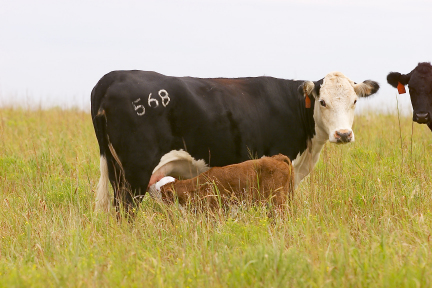
%> input picture CS435/Project1_skeleton/cow.jpg, 432 x 288 px
$ octave --eval "result = iscissor(imread('cow.jpg'));"   (GNU Octave 9; MATLAB toolbox functions it lacks are replaced by stand-ins)
%> lines starting %> are read from the running program, lines starting %| are printed output that depends on the picture
### CS435/Project1_skeleton/compute_cost.m
%%
%% compute_cost.m
%%
%% Computational Photography Assignment 1
%%
%% John Novatnack
%% jmn27@cs.drexel.edu
%%
%% Adapted from previous skeleton code by:
%%
%% 	Konstantinos Bitsakos
%% 	Department of Computer Science
%% 	University of Maryland, College Park
%% 	kbits@cs.umd.edu
%%
%% Further reference on Intelligent Scissors:
%%	"Intelligent Scissors for Image Composition", E. Mortensen and W. Barret
%%	SIGGRAPH 1995.
%%
%%
%% Given a NxM image computes a NxMx8 matrix containing the cost of each of the
%% 8 links at each pixel.
%%
%% INPUT
%%	1) img		- N x M x 3 image
%%
%% OUTPUT
%%	1) cost_matrix	- N x M x 8 cost matrix
%%
function [cost_matrix] = compute_cost(img)

  img = double(img);

  %%
  %% Create the kernels
  %%

  ker(:,:,1)= 0.25.*[0 1 1; 0 0 0; 0 -1 -1];

  ker(:,:,2)= 0.50.*[0 1 0; 0 0 -1; 0 0 0];

  ker(:,:,3)= 0.25.*[1 0 -1; 1 0 -1; 0 0 0];

  ker(:,:,4)= 0.50.*[0 1 0; -1 0 0; 0 0 0];

  ker(:,:,5)= 0.25.*[1 1 0; 0 0 0; -1 -1 0];

  ker(:,:,6)= 0.50.*[0 0 0; 1 0 0; 0 -1 0];

  ker(:,:,7)= 0.25.*[0 0 0; 1 0 -1; 1 0 -1];

  ker(:,:,8)= 0.50.*[0 0 0; 0 0 1; 0 -1 0];

  %%
  %% Compute the cost for the RGB bands
  %%
  %%

  filteredR1 = imfilter(img(:,:,1),ker(:,:,1));
  filteredR2 = imfilter(img(:,:,1),ker(:,:,2));
  filteredR3 = imfilter(img(:,:,1),ker(:,:,3));
  filteredR4 = imfilter(img(:,:,1),ker(:,:,4));
  filteredR5 = imfilter(img(:,:,1),ker(:,:,5));
  filteredR6 = imfilter(img(:,:,1),ker(:,:,6));
  filteredR7 = imfilter(img(:,:,1),ker(:,:,7));
  filteredR8 = imfilter(img(:,:,1),ker(:,:,8));

  filteredG1 = imfilter(img(:,:,2),ker(:,:,1));
  filteredG2 = imfilter(img(:,:,2),ker(:,:,2));
  filteredG3 = imfilter(img(:,:,2),ker(:,:,3));
  filteredG4 = imfilter(img(:,:,2),ker(:,:,4));
  filteredG5 = imfilter(img(:,:,2),ker(:,:,5));
  filteredG6 = imfilter(img(:,:,2),ker(:,:,6));
  filteredG7 = imfilter(img(:,:,2),ker(:,:,7));
  filteredG8 = imfilter(img(:,:,2),ker(:,:,8));

  filteredB1 = imfilter(img(:,:,3),ker(:,:,1));
  filteredB2 = imfilter(img(:,:,3),ker(:,:,2));
  filteredB3 = imfilter(img(:,:,3),ker(:,:,3));
  filteredB4 = imfilter(img(:,:,3),ker(:,:,4));
  filteredB5 = imfilter(img(:,:,3),ker(:,:,5));
  filteredB6 = imfilter(img(:,:,3),ker(:,:,6));
  filteredB7 = imfilter(img(:,:,3),ker(:,:,7));
  filteredB8 = imfilter(img(:,:,3),ker(:,:,8));

  %%
  %% cost_matrix is defined as the magnitude of the cost over the RGB bands
	%% and has negated and normalized with respect the maximum value
  %%

  cost_matrix(:,:,1) = 255-(sqrt(((filteredR1.*filteredR1)+(filteredG1.*filteredG1)+(filteredB1.*filteredB1))./3));
  cost_matrix(:,:,2) = 255-(sqrt(((filteredR2.*filteredR2)+(filteredG2.*filteredG2)+(filteredB2.*filteredB2))./3)).*sqrt(2);
  cost_matrix(:,:,3) = 255-(sqrt(((filteredR3.*filteredR3)+(filteredG3.*filteredG3)+(filteredB3.*filteredB3))./3));
  cost_matrix(:,:,4) = 255-(sqrt(((filteredR4.*filteredR4)+(filteredG4.*filteredG4)+(filteredB4.*filteredB4))./3)).*sqrt(2);
  cost_matrix(:,:,5) = 255-(sqrt(((filteredR5.*filteredR5)+(filteredG5.*filteredG5)+(filteredB5.*filteredB5))./3));
  cost_matrix(:,:,6) = 255-(sqrt(((filteredR6.*filteredR6)+(filteredG6.*filteredG6)+(filteredB6.*filteredB6))./3)).*sqrt(2);
  cost_matrix(:,:,7) = 255-(sqrt(((filteredR7.*filteredR7)+(filteredG7.*filteredG7)+(filteredB7.*filteredB7))./3));
  cost_matrix(:,:,8) = 255-(sqrt(((filteredR8.*filteredR8)+(filteredG8.*filteredG8)+(filteredB8.*filteredB8))./3)).*sqrt(2);


### CS435/Project1_skeleton/iscissor.m
%%
%% iscissor.m
%%
%% Computational Photography Assignment 1
%%
%% John Novatnack
%% jmn27@cs.drexel.edu
%%
%% Adapted from skeleton code by:
%%
%% 	Konstantinos Bitsakos
%% 	Department of Computer Science
%% 	University of Maryland, College Park
%% 	kbits@cs.umd.edu
%%
%% Further reference on Intelligent Scissors:
%%	"Intelligent Scissors for Image Composition", E. Mortensen and W. Barret
%%	SIGGRAPH 1995.
%%
%%
%% Given a NxM image computes mask using Intelligent Scissors
%%
%% INPUT
%%	1) img		- N x M x 3 image
%%
%% OUTPUT
%%	1) mask		- N x M mask
%%
function [mask] = iscissor(img)
  [rows,columns,c] = size(img);


  %%
  %% Compute the link costs for each pixel
  %%
  disp('Computing the cost matrix');
  COST_MAT = compute_cost(img);


  %%
  %% Compute the wire mask iteratively
  %%
  iterations = double(1);
  wire_mask = zeros(rows, columns);


  %%
  %% Get the initial seed point
  %%
  close all;
  figure(1), imshow(img);

  disp('Click the seed point');
  [s_x, s_y] = ginput(1);
  s_x=round(s_x); s_y=round(s_y);

  figure(1); hold on;
  plot(s_x, s_y, 'rx');

  pixelpairs(1,1)=s_x;
  pixelpairs(2,1)=s_y;

  %%
  %%
  %% Loop until the user has closed the loop
  %%
  %%
  while 1
    user_entry = menu('Choose a function', 'Select a new point', 'Undo last point','Close wire', 'Print current wire','Exit');

    switch user_entry

	%%
	%%
	%% Adding a new point to the wire
	%%
	%%
	case 1
	  disp('Click the new point')
	  figure(1);

	  [e_x, e_y] = ginput(1);
	  e_x=round(e_x); e_y=round(e_y);
	  figure(1); hold on;
	  plot(e_x,e_y, 'bo');

	  pixelpairs(3,iterations)=e_x;
	  pixelpairs(4,iterations)=e_y;
	  pixelpairs(1,iterations+1)=e_x;
	  pixelpairs(2,iterations+1)=e_y;

	  disp('Finding new wire segment');


          wiremask(:,:,iterations)=create_cut(img,COST_MAT,pixelpairs(1,iterations),pixelpairs(2,iterations),pixelpairs(3,iterations),pixelpairs(4,iterations));
          iterations=iterations+1;

	%%
	%%
	%% Undoing last point
	%%
	%%
	case 2
	  disp('Undo');
	  if iterations > 1

            iterations=iterations-1;
            % Mark the point green
            figure(1); hold on;
            plot(pixelpairs(3,iterations),pixelpairs(4,iterations), 'go');

	  end


	%%
	%%
	%% Closing the wire
	%%
	%%
	case 3
	  disp('Finishing wire');

            pixelpairs(3,iterations)=pixelpairs(1,1);
            pixelpairs(4,iterations)=pixelpairs(2,1);

            wiremask(:,:,iterations)=create_cut(img,COST_MAT,pixelpairs(1,iterations),pixelpairs(2,iterations),pixelpairs(3,iterations),pixelpairs(4,iterations));
            iterations = iterations+1;


	%%
	%%
	%% Printing the current wire
	%%
	%%
	case 4

          wire=zeros(rows,columns);

          for i=1:iterations-1
            wire(:,:) =wire(:,:) | wiremask(:,:,i);
          end

          if length(size(img)) == 3
            imbw = double(rgb2gray(img));
          else
            imbw = double(img);
          end

          maxval = max(imbw(:));
          minval = min(imbw(:));
          wirethick = imfilter(wire, fspecial('average', 3)) > 0;
          W = double(wirethick).*maxval + double(~wirethick).*minval;
          Wcomplement =  double(wirethick).*minval + double(~wirethick).*maxval;
          imwire = (cat(3, max(W,imbw), min(Wcomplement,imbw), min(Wcomplement,imbw))-minval)./maxval;

          figure(2), imagesc(imwire);
          axis equal;
          axis off;


	%%
	%%
	%% Exiting
	%%
	%%
	case 5
	  break
      end
end


%%
%% Compiling the wires
%%
for i=1:iterations-1
    wire(:,:) =wire(:,:) | wiremask(:,:,i);
end

mask=wire;
mask=imfill(mask);
return;


%> in compute_cost, `filteredR1 = imfilter(img(:,:,1),ker(:,:,1));`:
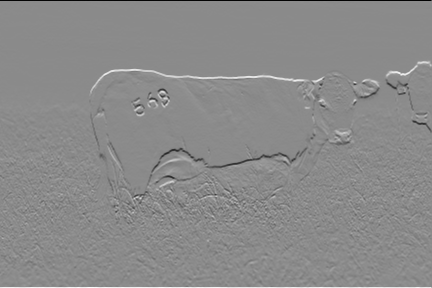
%> filteredR1: size 288x432 double; min -125, max 104.8, mean 0.1; drawn with min black and max white
%> in compute_cost, `filteredR2 = imfilter(img(:,:,1),ker(:,:,2));`:
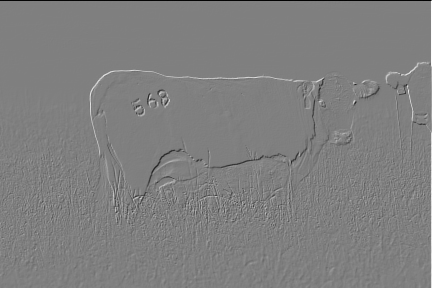
%> filteredR2: size 288x432 double; min -125, max 124.5, mean -0.1; drawn with min black and max white
%> in compute_cost, `filteredR4 = imfilter(img(:,:,1),ker(:,:,4));`:
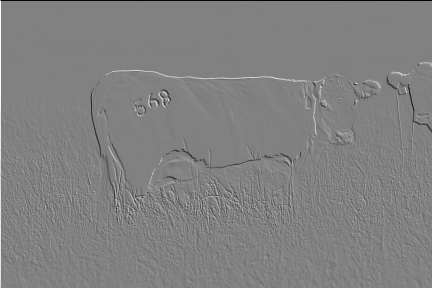
%> filteredR4: size 288x432 double; min -125, max 121.5, mean -0.1; drawn with min black and max white
%> in compute_cost, `filteredR6 = imfilter(img(:,:,1),ker(:,:,6));`:
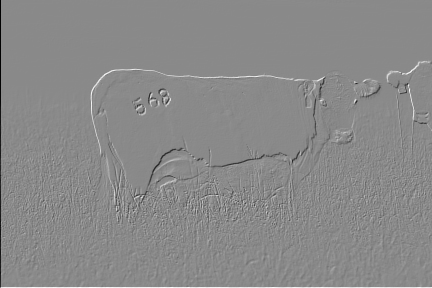
%> filteredR6: size 288x432 double; min -121.5, max 103.5, mean 0.2; drawn with min black and max white
%> in compute_cost, `filteredR8 = imfilter(img(:,:,1),ker(:,:,8));`:
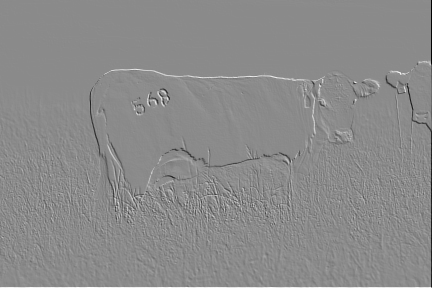
%> filteredR8: size 288x432 double; min -124, max 103.5, mean 0.2; drawn with min black and max white
%> in compute_cost, `filteredB7 = imfilter(img(:,:,3),ker(:,:,7));`:
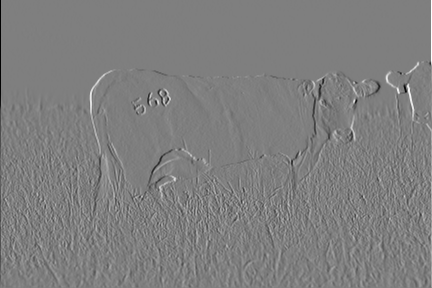
%> filteredB7: size 288x432 double; min -123, max 123.8, mean 0; mean of the top-left, top-right, bottom-left and bottom-right quarters -0.2, 0.4, -0.1, 0.1; drawn with min black and max white
%> in compute_cost, `cost_matrix(:,:,3) = 255-(sqrt(((filteredR3.*filteredR3)+(filteredG3.*..`:
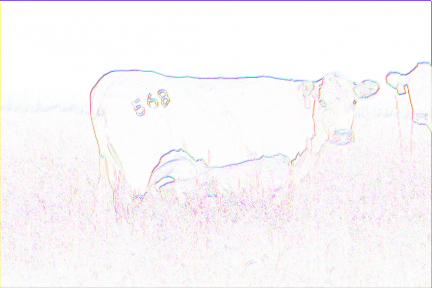
%> cost_matrix: size 288x432x3 double; mean R, G, B 249.9, 247.2, 249.3
%> (the run ends here)

$ run again, on CS435/Project1_skeleton/pupp.jpg
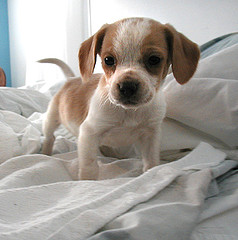
%> input picture CS435/Project1_skeleton/pupp.jpg, 238 x 240 px
%> in compute_cost, `filteredB8 = imfilter(img(:,:,3),ker(:,:,8));`:
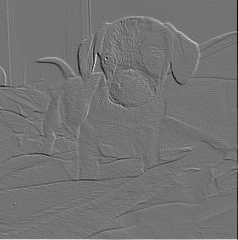
%> filteredB8: size 240x238 double; min -101.5, max 122.5, mean 0.1; drawn with min black and max white
%> in compute_cost, `cost_matrix(:,:,3) = 255-(sqrt(((filteredR3.*filteredR3)+(filteredG3.*..`:
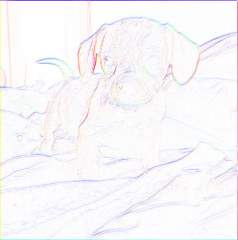
%> cost_matrix: size 240x238x3 double; mean R, G, B 248.9, 247, 249.7
